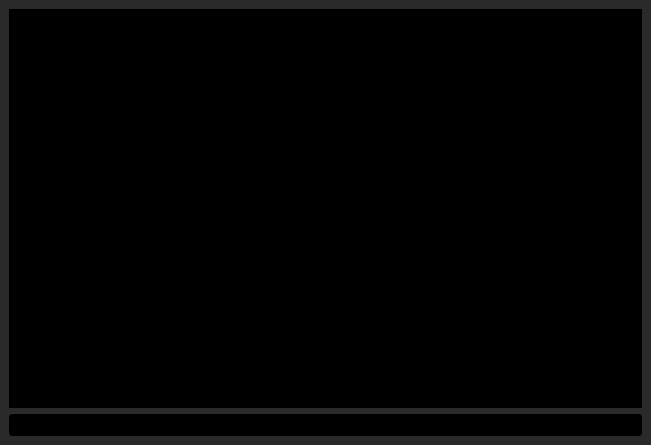
<?xml version="1.0" encoding="UTF-8"?>
<ui version="4.0">
 <class>MainWindow</class>
 <widget class="QMainWindow" name="MainWindow">
  <property name="enabled">
   <bool>true</bool>
  </property>
  <property name="geometry">
   <rect>
    <x>0</x>
    <y>0</y>
    <width>651</width>
    <height>445</height>
   </rect>
  </property>
  <property name="minimumSize">
   <size>
    <width>651</width>
    <height>445</height>
   </size>
  </property>
  <property name="maximumSize">
   <size>
    <width>651</width>
    <height>445</height>
   </size>
  </property>
  <property name="windowTitle">
   <string>Basic Terminal</string>
  </property>
  <property name="windowIcon">
   <iconset>
    <normaloff>../../../../../../usr/share/icons/gnome/32x32/apps/terminal.png</normaloff>../../../../../../usr/share/icons/gnome/32x32/apps/terminal.png</iconset>
  </property>
  <property name="styleSheet">
   <string notr="true">background-color: rgb(42, 42, 42);
color: rgb(0, 255, 0);</string>
  </property>
  <widget class="QWidget" name="centralwidget">
   <layout class="QGridLayout" name="gridLayout">
    <item row="0" column="0">
     <widget class="QTextBrowser" name="textBrowser">
      <property name="font">
       <font>
        <family>DejaVu Sans Mono</family>
        <pointsize>10</pointsize>
       </font>
      </property>
      <property name="styleSheet">
       <string notr="true">background-color: rgb(0, 0, 0);
color: rgb(0, 255, 0);</string>
      </property>
     </widget>
    </item>
    <item row="1" column="0">
     <widget class="QLineEdit" name="lineEdit">
      <property name="font">
       <font>
        <family>Monospace</family>
       </font>
      </property>
      <property name="styleSheet">
       <string notr="true">background-color: rgb(0, 0, 0);
color: rgb(0, 255, 0);</string>
      </property>
     </widget>
    </item>
   </layout>
  </widget>
 </widget>
 <resources/>
 <connections/>
</ui>
